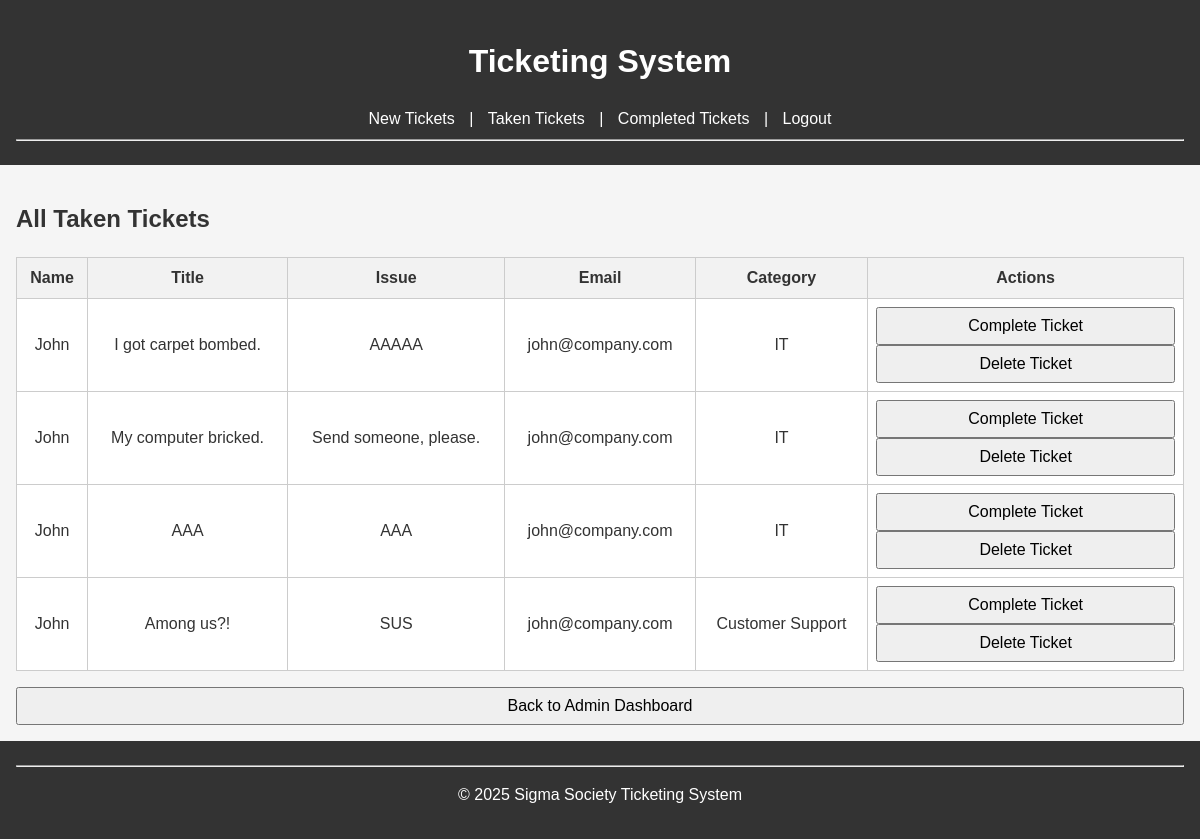
Page /admin/taken_tickets (signed in) on the earlier database version.
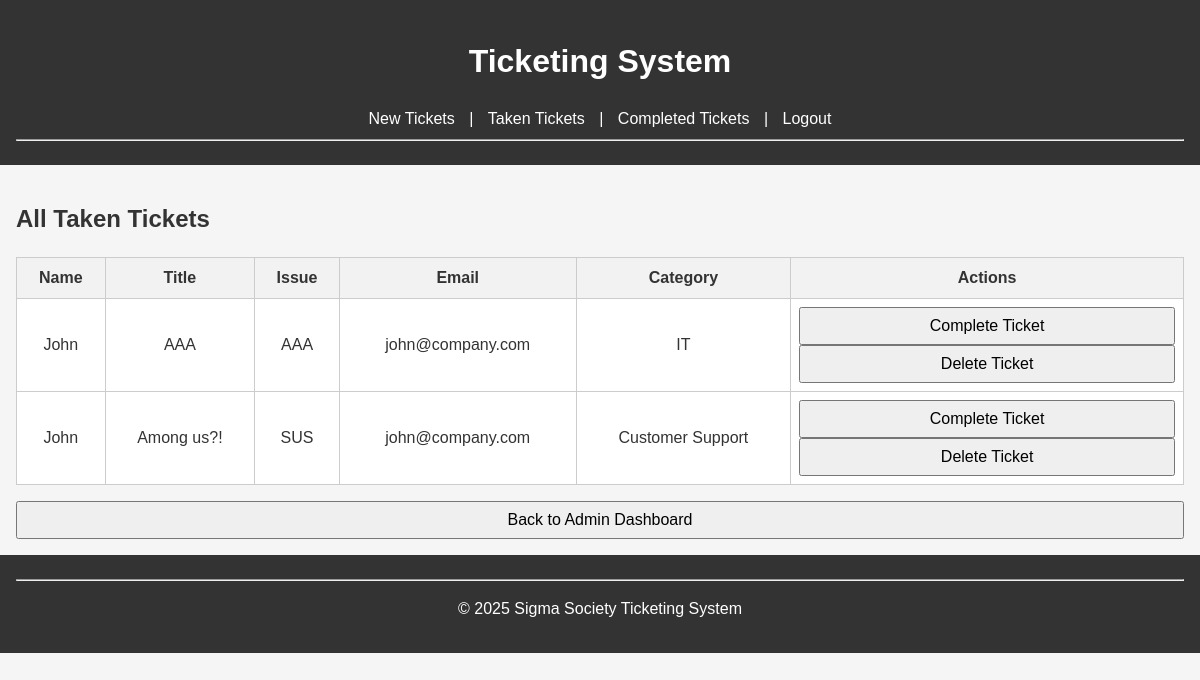
Same page on the later database version.
### tables this page shows
CREATE TABLE TakenTickets (
	id INTEGER,
	name TEXT NOT NULL,
	ticket_title TEXT NOT NULL,
	ticket_issue TEXT NOT NULL,
	email TEXT NOT NULL,
	is_finished INTEGER DEFAULT (0),
	category_id INTEGER,
	CONSTRAINT TAKENTICKETS_PK PRIMARY KEY (id),
	CONSTRAINT FK_TakenTickets_Categories_2 FOREIGN KEY (category_id) REFERENCES Categories(id),
	CONSTRAINT FK_TakenTickets_NewTickets_3 FOREIGN KEY (id) REFERENCES NewTickets(id)
);

CREATE TABLE Categories (
    id INTEGER PRIMARY KEY AUTOINCREMENT,
    name TEXT NOT NULL
);

### app.py (the view)
@app.route('/admin/taken_tickets')
def admin_taken_tickets():
    if not session.get('admin'):
        return redirect('/admin_login')
    conn = get_db_connection()
    tickets = conn.execute(
        '''SELECT tt.*, c.name as category_name
           FROM TakenTickets tt
           LEFT JOIN Categories c ON tt.category_id = c.id'''
    ).fetchall()
    conn.close()
    return render_template('taken_tickets.html', tickets=tickets)

### app.py (called while the page is built)
def get_db_connection():
    db = Path(__file__).parent/"tickets.db"
    conn = sqlite3.connect(db)
    conn.row_factory = sqlite3.Row
    return conn

### templates/taken_tickets.html
{% extends "base.html" %}
{% block content %}
<h2>All Taken Tickets</h2>
<table class="table table-striped">
    <thead>
        <tr>
            <th>Name</th>
            <th>Title</th>
            <th>Issue</th>
            <th>Email</th>
            <th>Category</th>
            <th>Actions</th>
        </tr>
    </thead>
    <tbody>
        {% for ticket in tickets %}
        <tr>
            <td data-label="Name">{{ ticket.name }}</td>
            <td data-label="Title">{{ ticket.ticket_title }}</td>
            <td data-label="Issue">{{ ticket.ticket_issue }}</td>
            <td data-label="Email">{{ ticket.email }}</td>
            <td data-label="Category">{{ ticket.category_name }}</td>
            <td data-label="Actions">
                <form method="POST" action="/mark_ticket_completed/{{ ticket.id }}" style="display:inline;">
                    <button type="submit" class="btn btn-success">Complete Ticket</button>
                </form>
                <form method="POST" action="/delete_ticket/{{ ticket.id }}" style="display:inline;">
                    <button type="submit" class="btn btn-danger">Delete Ticket</button>
                </form>
            </td>
        </tr>
        {% endfor %}
    </tbody>
</table>
<div style="margin-top: 1em;">
    <a href="{{ url_for('admin_dashboard') }}"><button>Back to Admin Dashboard</button></a>
</div>
{% endblock %}

Differences in the rows shown:
removed TakenTickets: name "John", ticket_title "I got carpet bombed.", ticket_issue "AAAAA", email "john@company.com", category_name "IT"
removed TakenTickets: name "John", ticket_title "My computer bricked.", ticket_issue "Send someone, please.", email "john@company.com", category_name "IT"
